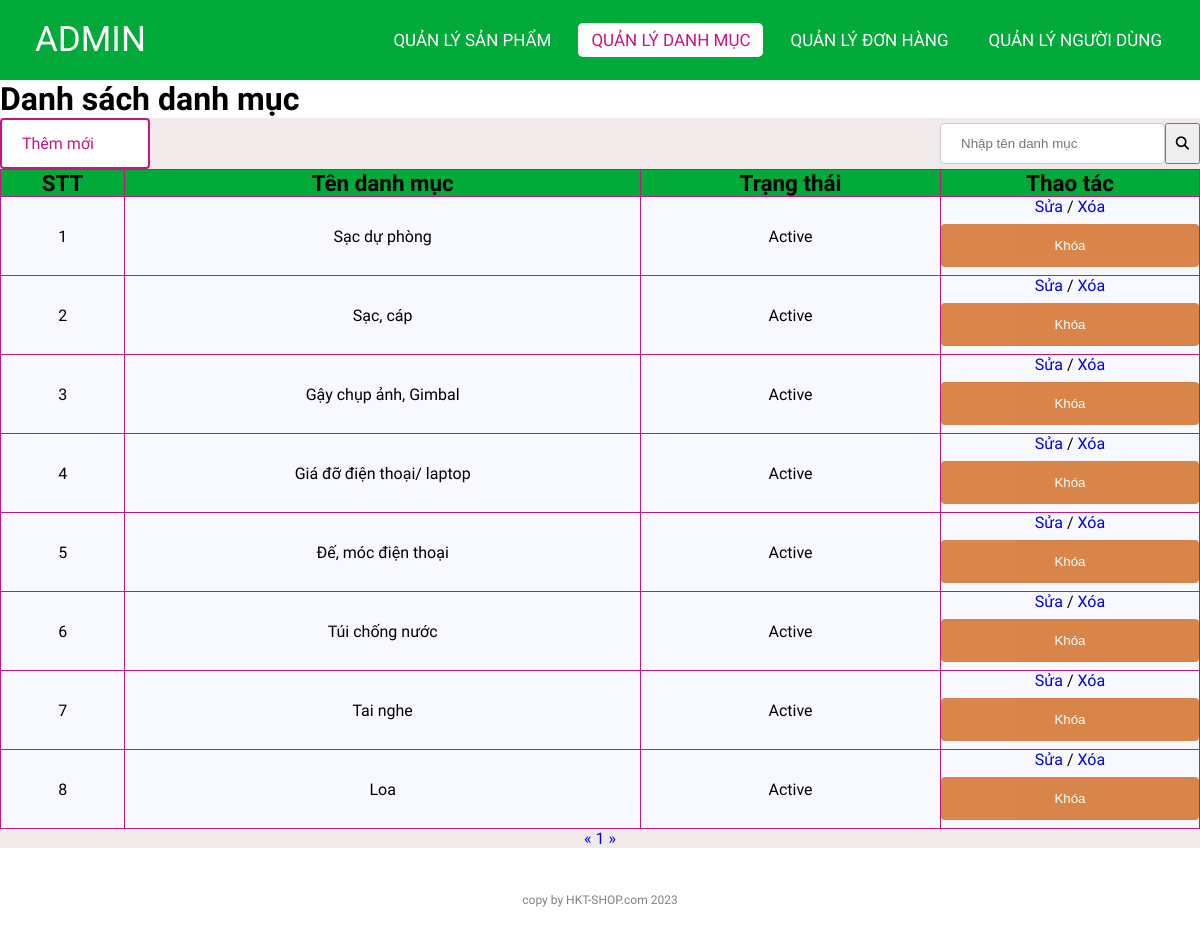
Page /admin/categoriesList.php (signed in) on the earlier database version.
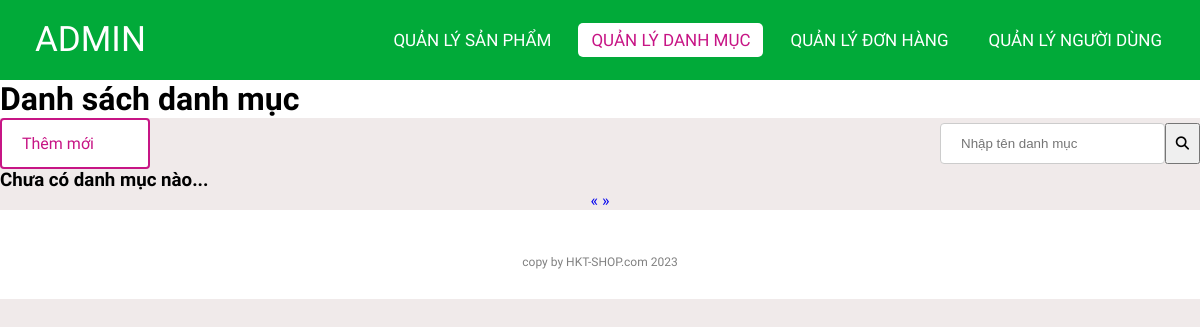
Same page on the later database version.
### tables this page shows
CREATE TABLE `categories` (
  `id` int(11) NOT NULL,
  `name` varchar(255) NOT NULL,
  `status` tinyint(4) NOT NULL DEFAULT 1
);

### lib/database.php (called while the page is built, shortened)
<?php
class Database extends PDO
{
  public $host   = DB_HOST;
  public $user   = DB_USER;
  public $pass   = DB_PASS;
  public $dbname = DB_NAME;
  public $link;
  private function connectDB()
  {
    $this->link = new mysqli(
      $this->host,
      $this->user,
      $this->pass,
      $this->dbname
    );
  }
  public function select($query)
  {
    $result = $this->link->query($query);
    if ($result->num_rows > 0) {
      return $result;
    } else {
      return false;
    }
  }
}

### classes/categories.php (called while the page is built, shortened)
<?php
$filepath = realpath(dirname(__FILE__));
include_once($filepath . '/../lib/database.php');
?>
<?php
class categories
{
    private $db;
    public function __construct()
    {
        $this->db = new Database();
    }
    public function getAllAdmin($page = 1, $total = 8)
    {
        $tmp = ($page - 1) * $total;
        $query = "SELECT * FROM categories limit $tmp,$total";
        $result = $this->db->select($query);
        return $result;
    }
    public function getCountPaging($row = 8)
    {
        $query = "SELECT COUNT(*) FROM categories";
        $mysqli_result = $this->db->select($query);
        if ($mysqli_result) {
            $totalrow = intval((mysqli_fetch_all($mysqli_result, MYSQLI_ASSOC)[0])['COUNT(*)']);
            $result = ceil($totalrow / $row);
            return $result;
        }
        return false;
    }
}
?>

### admin/categoriesList.php (the view, shortened to what this page needs)
<?php
include '../classes/categories.php';
$categories = new categories();
$list = $categories->getAllAdmin((isset($_GET['page']) ? $_GET['page'] : 1));
$pageCount = $categories->getCountPaging();
?>
<!DOCTYPE html>
<html lang="en">
<head>
    <link rel="stylesheet" href="./css/style.css">
    <link rel="stylesheet" href="https://cdnjs.cloudflare.com/ajax/libs/font-awesome/5.15.4/css/all.min.css">
</head>
<body>
    <nav>
        <label class="logo">ADMIN</label>
        <ul>
            <li><a href="productlist.php" >Quản lý Sản phẩm</a></li>
            <li><a href="categoriesList.php" class="active">Quản lý danh mục</a></li>
            <li><a href="orderlist.php" id="order">Quản lý Đơn hàng</a></li>
            <li><a href="userlist.php">Quản lý Người dùng</a></li>
        </ul>
    </nav>
    <div class="title">
        <h1>Danh sách danh mục</h1>
    </div>
    <div class="control-container">
        <div class="addNew">
            <a href="add_category.php">Thêm mới</a>
        </div>
        <div class="c-search">
            <input type="text" placeholder="Nhập tên danh mục">
            <button type="submit"><i class="fas fa-search"></i></button>
        </div>
    </div>
    <div class="container">
        <?php $count = 1;
        if ($list) { ?>
            <table class="list">
                <tr>
                    <th>STT</th>
                    <th>Tên danh mục</th>
                    <th>Trạng thái</th>
                    <th>Thao tác</th>
                </tr>
                <?php foreach ($list as $key => $value) { ?>
                    <tr>
                        <td><?= $count++ ?></td>
                        <td><?= $value['name'] ?></td>
                        <td><?= ($value['status']) ? "Active" : "Block" ?></td>
                        <td>
                            <a href="edit_category.php?id=<?= $value['id'] ?>">Sửa </a>
                            <span> / </span>
                            <a href="delete_category.php?id=<?= $value['id'] ?>"> Xóa</a>
                            <?php
                            if ($value['status']) { ?>
                                <form action="categoriesList.php" method="post">
                                    <input type="submit" value="Khóa" name="block">
                                </form>
                            <?php } ?>
                        </td>
                    </tr>
                <?php } ?>
            </table>
        <?php } else { ?>
            <h3>Chưa có danh mục nào...</h3>
        <?php } ?>
        <div class="pagination">
            <a href="categoriesList.php?page=<?= (isset($_GET['page'])) ? (($_GET['page'] <= 1) ? 1 : $_GET['page'] - 1) : 1 ?>">&laquo;</a>
            <?php
            for ($i = 1; $i <= $pageCount; $i++) {
                if (isset($_GET['page'])) {
                    if ($i == $_GET['page']) { ?>
                        <a class="active" href="categoriesList.php?page=<?= $i ?>"><?= $i ?></a>
                    <?php } else { ?>
                        <a href="categoriesList.php?page=<?= $i ?>"><?= $i ?></a>
                    <?php  }
                } else { ?>
                    <a href="categoriesList.php?page=<?= $i ?>"><?= $i ?></a>
                <?php  } ?>
            <?php }
            ?>
            <a href="categoriesList.php?page=<?= (isset($_GET['page'])) ? $_GET['page'] + 1 : 2 ?>">&raquo;</a>
        </div>
    </div>
    <footer>
        <p class="copyright">copy by HKT-SHOP.com 2023</p>
    </footer>
</body>
</html>

Differences in the rows shown:
removed categories: name "Sạc dự phòng", status "Active"
removed categories: name "Sạc, cáp", status "Active"
removed categories: name "Gậy chụp ảnh, Gimbal", status "Active"
removed categories: name "Giá đỡ điện thoại/ laptop", status "Active"
removed categories: name "Đế, móc điện thoại", status "Active"
removed categories: name "Túi chống nước", status "Active"
removed categories: name "Tai nghe", status "Active"
removed categories: name "Loa", status "Active"
Other differences:
text no longer shown: "STT Tên danh mục Trạng thái Thao tác"
text now shown: "Chưa có danh mục nào..."
list line gone: "1"
